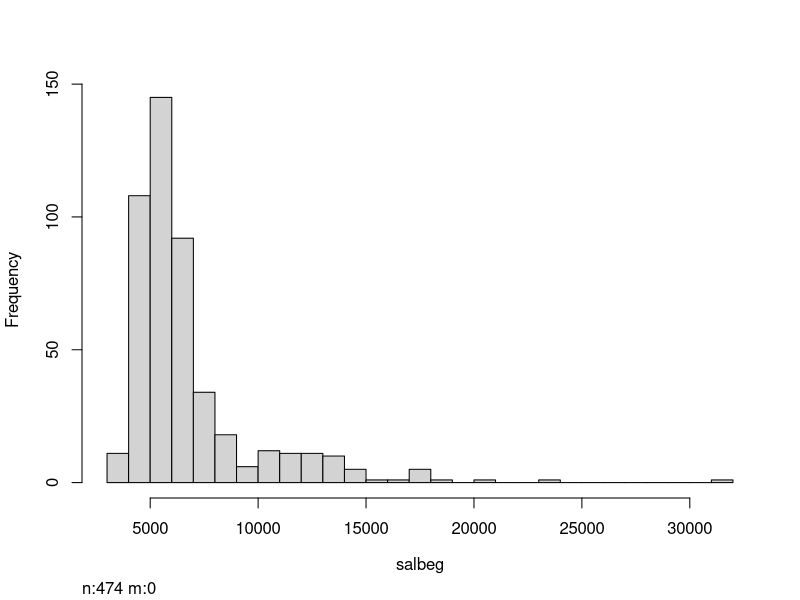
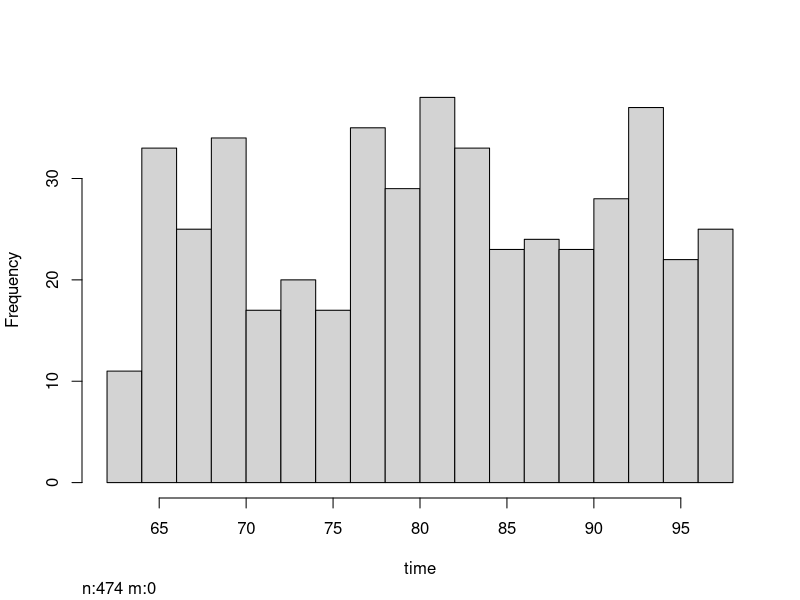
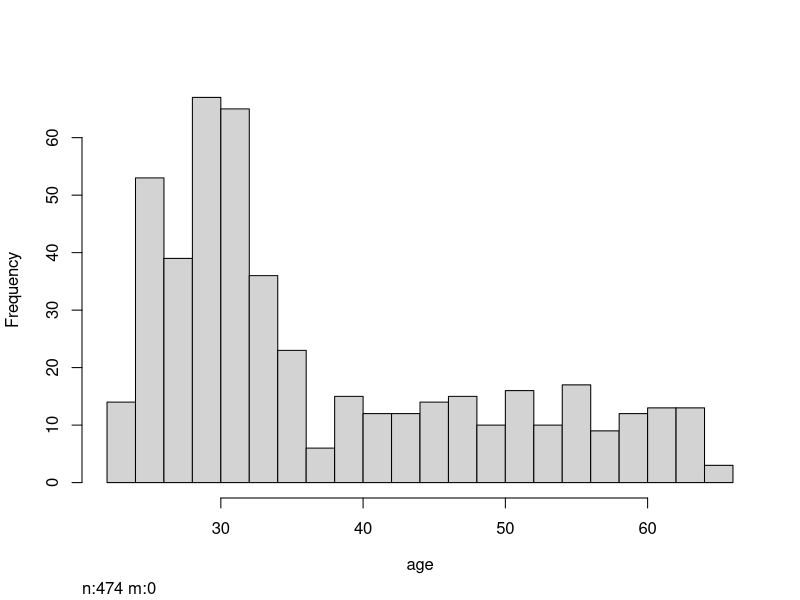
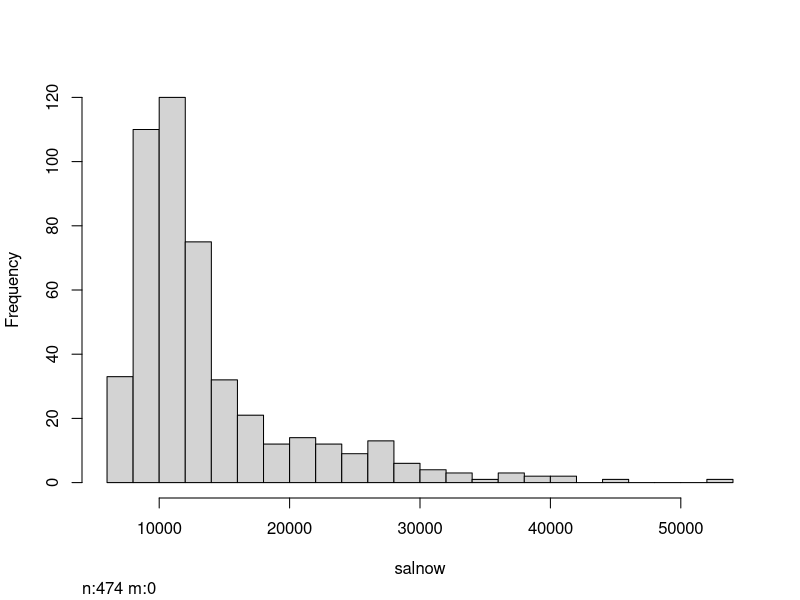
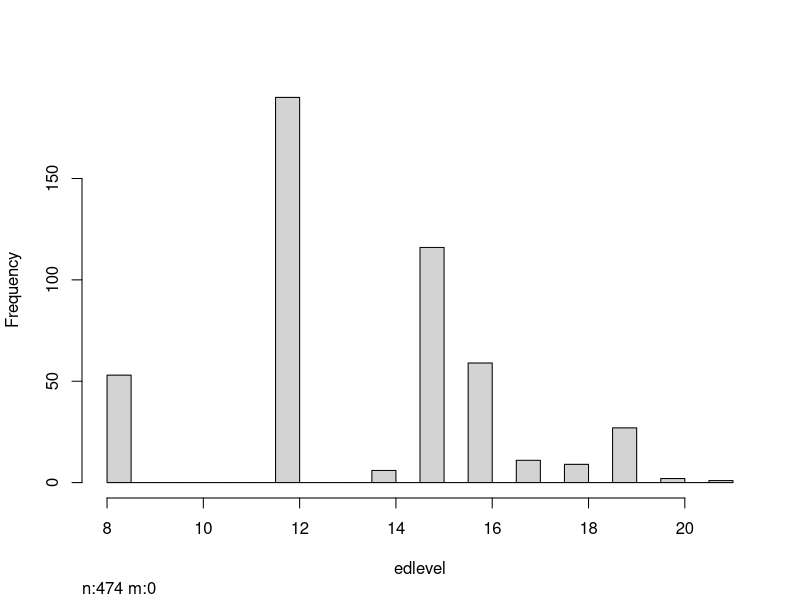
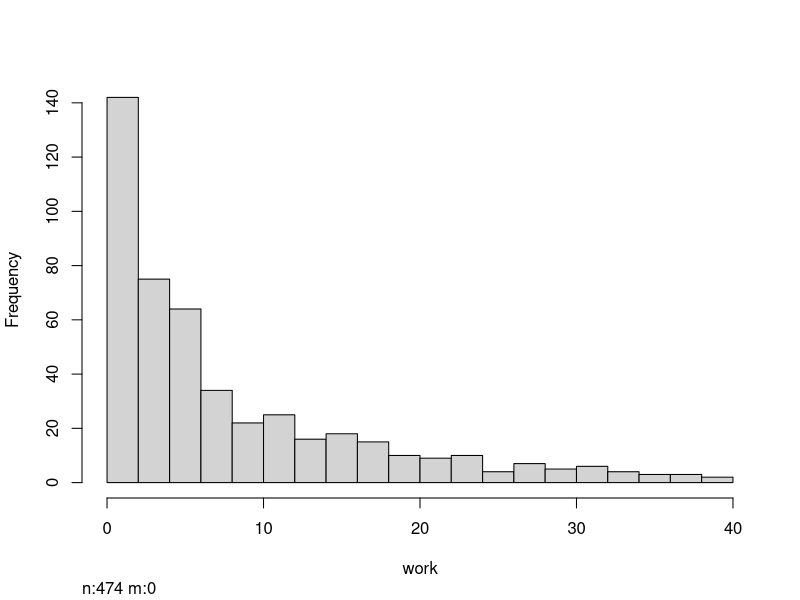
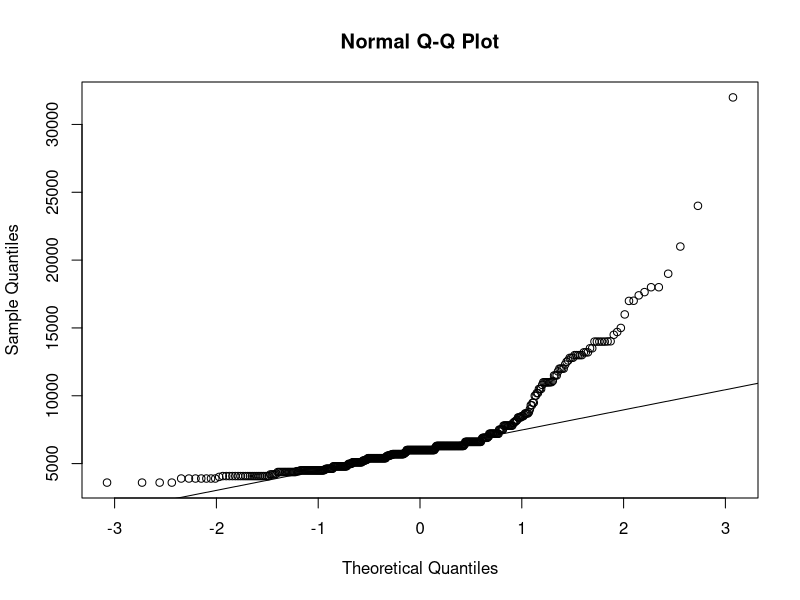
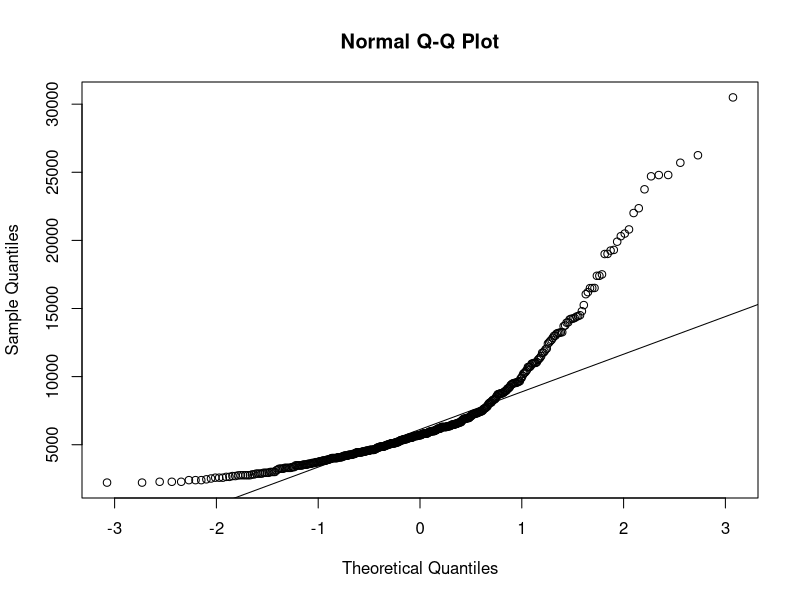

Generate these figures, in order, with R:
## ---- chunk 1
knitr::opts_chunk$set(echo = TRUE)
## ---- chunk 2
setwd("E:/dersler/Statistics 1/assignment 3")
library(tidyverse)
library(foreign)
library(nortest)
library(Hmisc)
library(car)
library(gmodels)
## ---- chunk 3
salary <- read.spss("salary.sav", to.data.frame = T)
str(salary)
## ---- chunk 4
salary <- salary[,-1]
sum(which(is.na(salary)))
## ---- chunk 5
summary(salary)
## ---- chunk 6
salary[which(salary$salbeg==max(salary$salbeg)),]
## ---- chunk 7
for(i in 1:ncol(salary)){
    if (class(salary[,i]) == "numeric"){
    hist(salary[i])
}}
## ---- chunk 8
beginning <- salary$salbeg
lillie.test(beginning)
shapiro.test(beginning)
qqnorm(beginning)
qqline(beginning)
## ---- chunk 9
multifunctions <- function(x){
  c(length=length(x),mean=mean(x),median=median(x))
}
multifunctions(beginning)
## ---- chunk 10
t.test(beginning, mu=1000)
## ---- chunk 11
diff <- salary$salnow - salary$salbeg
## ---- chunk 12
lillie.test(diff)
shapiro.test(diff)
qqnorm(diff)
qqline(diff)
## ---- chunk 13
multifunctions(diff)
## ---- chunk 14
wilcox.test(diff, mu=0)
boxplot(salary$salbeg, salary$salnow)
boxplot(diff)
## ---- chunk 15
males <- salary$salbeg[salary$sex=="MALES"]
females <- salary$salbeg[salary$sex=="FEMALES"]
by(salary$salbeg, salary$sex, lillie.test)
by(salary$salbeg, salary$sex, shapiro.test)
## ---- chunk 16
multifunctions(males)
multifunctions(females)
## ---- chunk 17
by(salary$salbeg, salary$sex, wilcox.test)
boxplot(males, females)
## ---- chunk 18
salary$age_cut <- cut2(salary$age, g=3)   
anova <- aov(salbeg~age_cut, salary)
summary(anova)
lillie.test(anova$residuals)
shapiro.test(anova$residuals)
qqnorm(anova$residuals)
qqline(anova$residuals)
## ---- chunk 19
young <- salary$age[salary$age_cut=="[23.0,29.7)"]
middle <- salary$age[salary$age_cut=="[29.7,39.8)"]
old <- salary$age[salary$age_cut=="[39.8,64.5]"]

multifunctions(young)
multifunctions(middle)
multifunctions(old)
## ---- chunk 20
bartlett.test(salbeg~age_cut, salary)
fligner.test(salbeg~age_cut, salary)
leveneTest(salbeg~age_cut, salary)
## ---- chunk 21
oneway.test(salbeg~age_cut, salary, var.equal=FALSE)
kruskal.test(salbeg~age_cut, salary)
## ---- chunk 22
boxplot(salary$salbeg~salary$age_cut)
pairwise.t.test(salary$salbeg, salary$age_cut, pool.sd = F)
## ---- chunk 23
(tab <- table(salary$sex, salary$minority))
prop.table(tab)
prop.table(tab,1)
prop.table(tab,2)
## ---- chunk 24
prop.test(tab)
chisq.test(tab)
## ---- chunk 25
fisher.test(tab)
CrossTable(tab, digits = 1, format = "SPSS", prop.r = T, 
           chisq = T, fisher = T)
